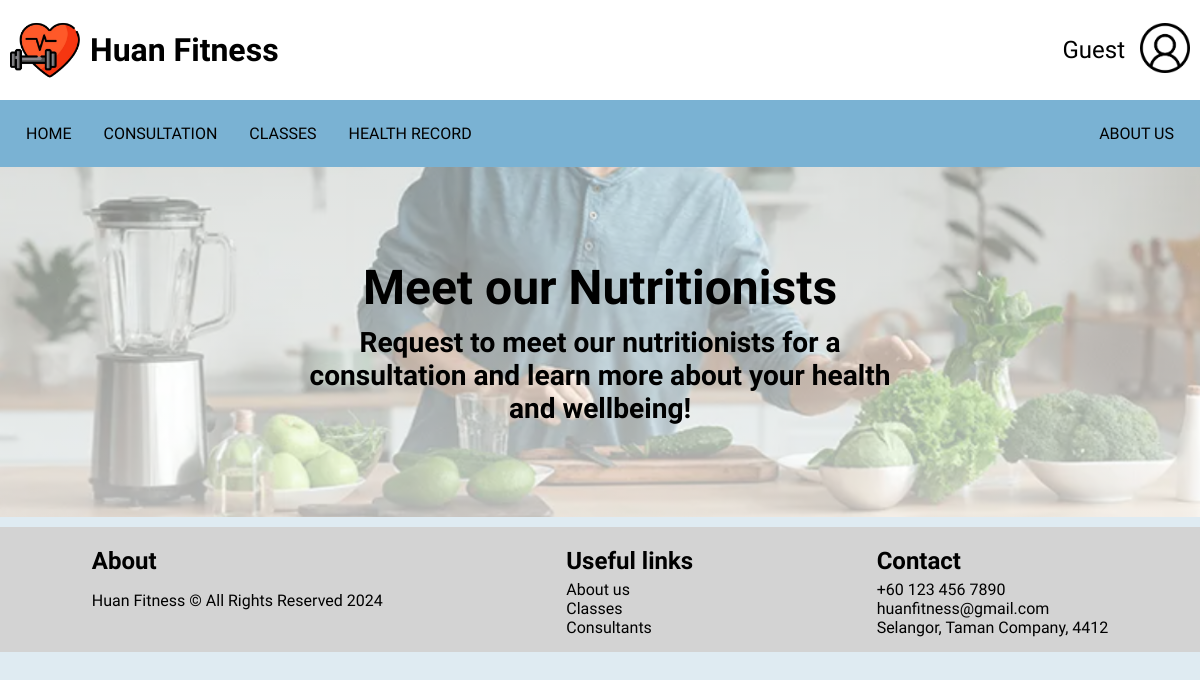
Before: /pages/consultation.php with the older database file.
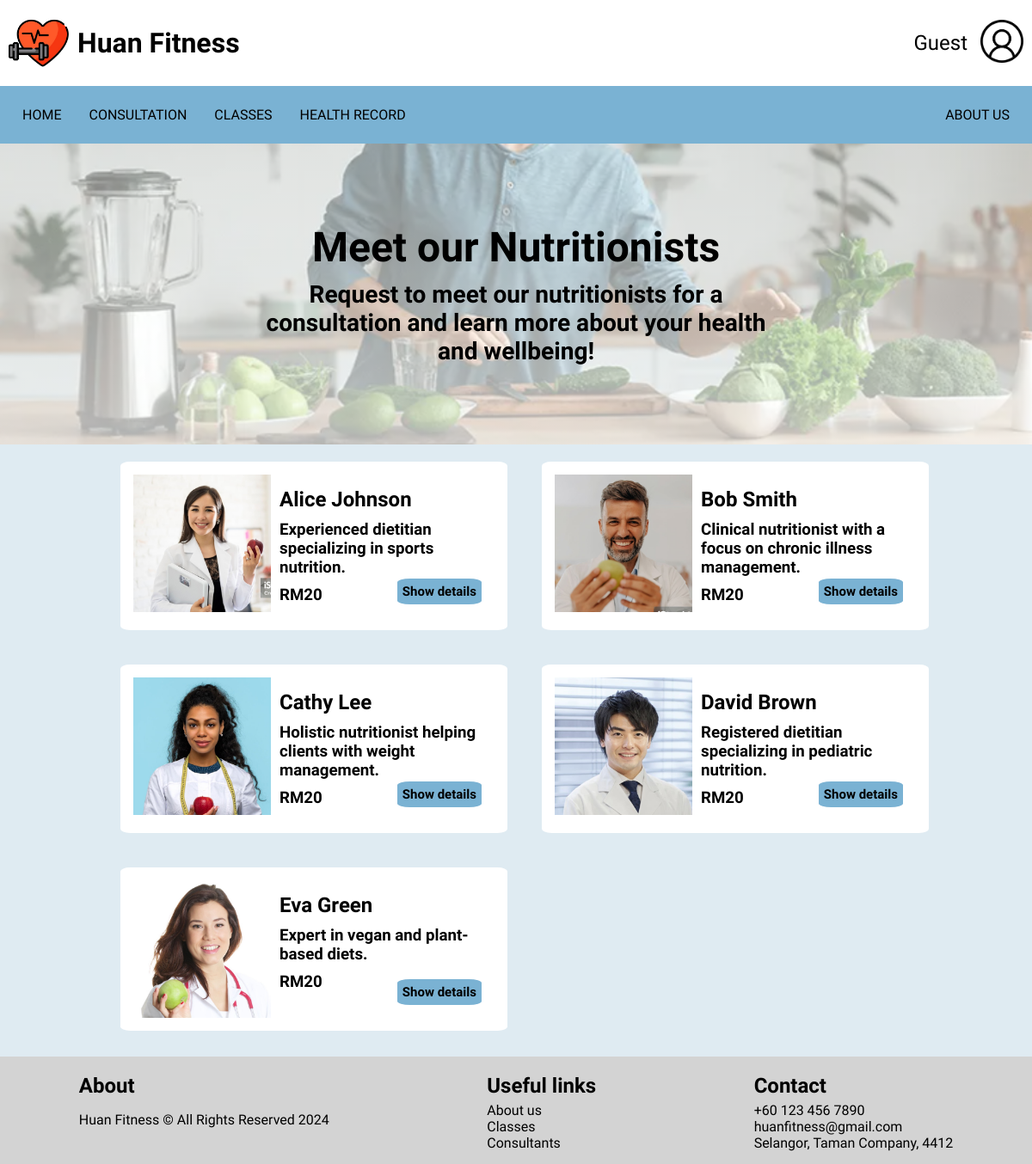
After: the same page with the newer database file.
### tables this page shows
CREATE TABLE IF NOT EXISTS Nutritionist (
    id INT(6) UNSIGNED AUTO_INCREMENT PRIMARY KEY,
    nutritionistName VARCHAR(50) NOT NULL,
    nutritonistDesc TEXT,
    nutritionistContact VARCHAR(12) NOT NULL,
    studyRecord VARCHAR(300),
    UNIQUE (nutritionistContact)
);

### server/data.php (called while the page is built, shortened)
<?php
function dataGetResultSql($sql, $pdo, $params, $values)
{
    $stmt = $pdo->prepare($sql);
    $stmt->execute($params);
    $results = $stmt->fetchAll(PDO::FETCH_ASSOC);
    $mappedArray = [];
    foreach ($results as $row) {
        $mappedRow = [];
        foreach ($values as $value) {
            if (isset($row[$value])) {
                $mappedRow[$value] = $row[$value];
            }
        }
        $mappedArray[] = $mappedRow;
    }
    return $mappedArray;
}

### components/ConsultantItem.php (the view, shortened to what this page needs)
<?php
function renderNutritionistDropdownBox($image, $name, $study, $contact, $desc, $buttonId, $popupID)
{
    echo "<div id='container{$buttonId}'>
    <div class='container_parent'>
        <img src='" . htmlspecialchars($image) . "' style='width: 160px; height:160px;'>
        <div class='container_child'>
            <h2>$name</h1>
            <h3 style;'>$desc</h4>
            <h3 style;>RM20</h4>
            <div style='position: absolute; bottom: 0; right: 0;'>
                <button id='$buttonId' onclick='toggleForm(\"$buttonId\", \"$popupID\")'>Show details</button>
            </div>
        </div>
        <div id='$popupID' class='popup'>
            <div class='container_child'>
                <h3>Academic Record</h3>
                <h4>$study</h4>
                <br>
                <h3>Contact</h3>
                <h4>$contact</h4>
                <br>
            </div>
            <div style='position: absolute; bottom: 5%; right: 1.5%;'>
                <div style='position: relative; width: 100%; height: 100%; margin: 20px;'> ";
    echo "
                </div></div>
            </div>
        </div>
    </div>
";
}
?>

### pages/consultation.php (shortened to what this page needs)
<!DOCTYPE html>
<html lang="en">
<head>
</head>
<body>
    <?php
    include_once __DIR__ . '/../layout/header.php';
    include_once __DIR__ . '/../layout/title.php';
    include_once __DIR__ . '/../layout/footer.php';
    include_once __DIR__ . '/../components/ConsultantItem.php';
    include_once __DIR__ . '/../server/connectDB.php';
    include_once __DIR__ . '/../server/data.php';
    $conn->select_db('fitnessapp');
    renderHeader($conn);
    ?>
    <div class="container_content">
        <?php
        renderTitle('Meet our Nutritionists', 'Request to meet our nutritionists for a consultation and learn more about your health and wellbeing!', '../asset/image/consultation_header.png', '');
        $sql = 'SELECT * FROM Nutritionist';
        $nutritionists = dataGetResultSql($sql, $pdo, [], ['nutritionistName', 'nutritionistDesc', 'nutritionistContact', 'studyRecord', 'nutritonistDesc']);
        ?>
        <div class='container_nutritionists'>
            <?php
            $total = 1;
            foreach ($nutritionists as $nutritionist) {
                renderNutritionistDropdownBox('../asset/image/nutritionist' . $total . '.png', $nutritionist['nutritionistName'], $nutritionist['studyRecord'], $nutritionist['nutritionistContact'], $nutritionist['nutritonistDesc'], 'button' . $total, 'popup1' . $total);
                $total++;
            }
            ?>
        </div>
    </div>
    <?php
    renderFooter()
        ?>
</body>
</html>

### layout/header.php (shortened to what this page needs)
<!DOCTYPE html>
<html lang="en">
<head>
    <link rel="stylesheet" href="../asset/css/style.css">
</head>
<body>
    <?php
    function renderHeader($conn)
    {
        include_once __DIR__ . '/../server/data.php';
        echo "
    <div class='header-container'>
        <header class='header'>
            <img src='../asset/image/fitness.png' class='logo'>
            <h1 class='header-title'>Huan Fitness</h1>
            <div class='profile-section'>";
        if (isset($_SESSION['userinput']) && $_SESSION['userinput']) {
            $sql = 'SELECT memberName FROM member WHERE email IN (?)';
            dataMapSql($sql, $conn, [$_SESSION['userinput']], $username);
            echo "<span class='username'>$username</span>";
            echo "<a href='../server/logout.php'><img src='../asset/image/logout.png' class='logout-icon'></a>";
        } else {
            echo "<span class='username'>Guest</span>";
            echo "<div class='login-icon-container'>
                <a href='../pages/form_login.php'><img src='../asset/image/user.png' class='login-icon'></a>
              </div>";
        }
        echo "
            </div>
        </header>
        <nav class='nav-menu'>
            <ul>
                <li><a class='nav-link' href='../pages/home_page.php'>HOME</a></li>
                <li><a class='nav-link' href='../pages/consultation.php'>CONSULTATION</a></li>
                <li><a class='nav-link' href='../pages/classes.php'>CLASSES</a></li>";
        if (isset($_SESSION['userinput'])) {
            echo "<li><a class='nav-link' href='../pages/record_health.php'>HEALTH RECORD</a></li>";
        } else {
            echo "<li><a class='nav-link' href='../pages/form_login.php'>HEALTH RECORD</a></li>";
        }
        echo "
                <li class='about-us'><a class='nav-link' href='../pages/about.php'>ABOUT US</a></li>
            </ul>
        </nav>
    </div>";
    }
    ?>
</body>
</html>

### layout/title.php (shortened to what this page needs)
<?php
function renderTitle($title, $desc, $image, $content)
{
    echo "
<div class='title' style='background: linear-gradient(rgba(255, 255, 255, 0.5), rgba(255, 255, 255, 0.7)), url($image);background-position: bottom;
        background-repeat: no-repeat;background-size: cover;'>
    <div class='title_text'>
        <h1>$title</h1>
        <h3>$desc</h3>
    </div>
    $content
</div>
";
}
?>

### layout/footer.php
<?php
function renderFooter()
{
    echo "
    <div style ='background-color:lightgrey; padding:15px 0px;'>
        <div class='bigContainer' style='display:flex; justify-content:space-around'>
            <div class='companyName'>
                <h2>About</h2>
                <p>Huan Fitness © All Rights Reserved 2024</p>
            </div>
            <div class='links'>
                <h2>Useful links</h2>
                <a href='about.php' style ='text-decoration: none; color:black'>About us</a><br>
                <a href='classes.php' style ='text-decoration: none; color:black'>Classes</a><br>
                <a href='consultation.php' style ='text-decoration: none; color:black'>Consultants</a><br>
            </div>
            <div class='contact'>
                <h2>Contact</h2>
                +60 123 456 7890<br>
                huanfitness@gmail.com<br>
                Selangor, Taman Company, 4412<br>
            </div>
        </div>
    </div>
    ";
}

### asset/css/style.css (style rules this page uses)
* { font-family: "Plus Jakarta Sans", sans-serif; }
body { margin: 0px; background-color: #dfebf2; padding: 0px; }
html { scroll-behavior: smooth; }

### pages/consultation.php (style rules this page uses)
.container_content { display: flex; width: 100%; flex-direction: column; align-items: center; }
.container_nutritionists { width: 80%; display: grid; grid-template-columns: repeat(2, 1fr); gap: 0; margin-bottom: 10px; }

### layout/header.php (style rules this page uses)
.header-container { width: 100%; position: sticky; top: 0; z-index: 10; }
.header { display: flex; align-items: center; padding: 10px; background-color: white; height: 80px; }
.logo { height: 70px; width: 70px; }
.header-title { padding-left: 10px; display: flex; align-items: center; }
.profile-section { margin: auto 0 auto auto; display: flex; align-items: center; }
.username { margin: 0 15px; font-size: 24px; }
.logout-icon, .login-icon { height: 50px; width: 50px; }
.login-icon-container { display: flex; flex-direction: column; align-items: center; }
.nav-menu { background-color: #7AB2D3; }
.nav-menu ul { display: flex; list-style-type: none; margin: 0; padding: 10px; overflow: hidden; }
.nav-link { display: flex; margin: 14px 16px; text-decoration: none; text-align: center; color: #000000; }
.about-us { margin-left: auto; }

### layout/title.php (style rules this page uses)
.title_text { width: 50%; display: flex; flex-direction: column; justify-content: center; align-items: center; }
.title_text h3 { text-align: center; }
.title { width: 100%; background-size: cover; min-height: 350px; overflow: hidden; display: flex; flex-direction: column; justify-content: center; align-items: center; font-size: 150%; }

### components/ConsultantItem.php (style rules this page uses)
.container_parent { display: flex; background-color: white; border: solid 1px black; position: relative; padding: 15px; margin: 20px; width: 35vw; border: none; border-radius: 2.5%; }
.container_child { width: 100%; position: relative; margin: 10px; display: flex; flex-direction: column; }
button { padding: 8px 20px; font-weight: bold; margin: 5px; cursor: pointer; border: none; border-radius: 15%; font-size: 15px; background-color: #7AB2D3; }
button { padding: 6px; }
h1, h2, h3, h4 { margin: 5px 0px; }

Changed rows visible on the page:
added nutritionist: shows a picture, nutritionistName "Alice Johnson", nutritonistDesc "Experienced dietitian specializing in sports nutrition."
added nutritionist: shows a picture, nutritionistName "Bob Smith", nutritonistDesc "Clinical nutritionist with a focus on chronic illness management."
added nutritionist: shows a picture, nutritionistName "Cathy Lee", nutritonistDesc "Holistic nutritionist helping clients with weight management."
added nutritionist: shows a picture, nutritionistName "David Brown", nutritonistDesc "Registered dietitian specializing in pediatric nutrition."
added nutritionist: shows a picture, nutritionistName "Eva Green", nutritonistDesc "Expert in vegan and plant-based diets."
